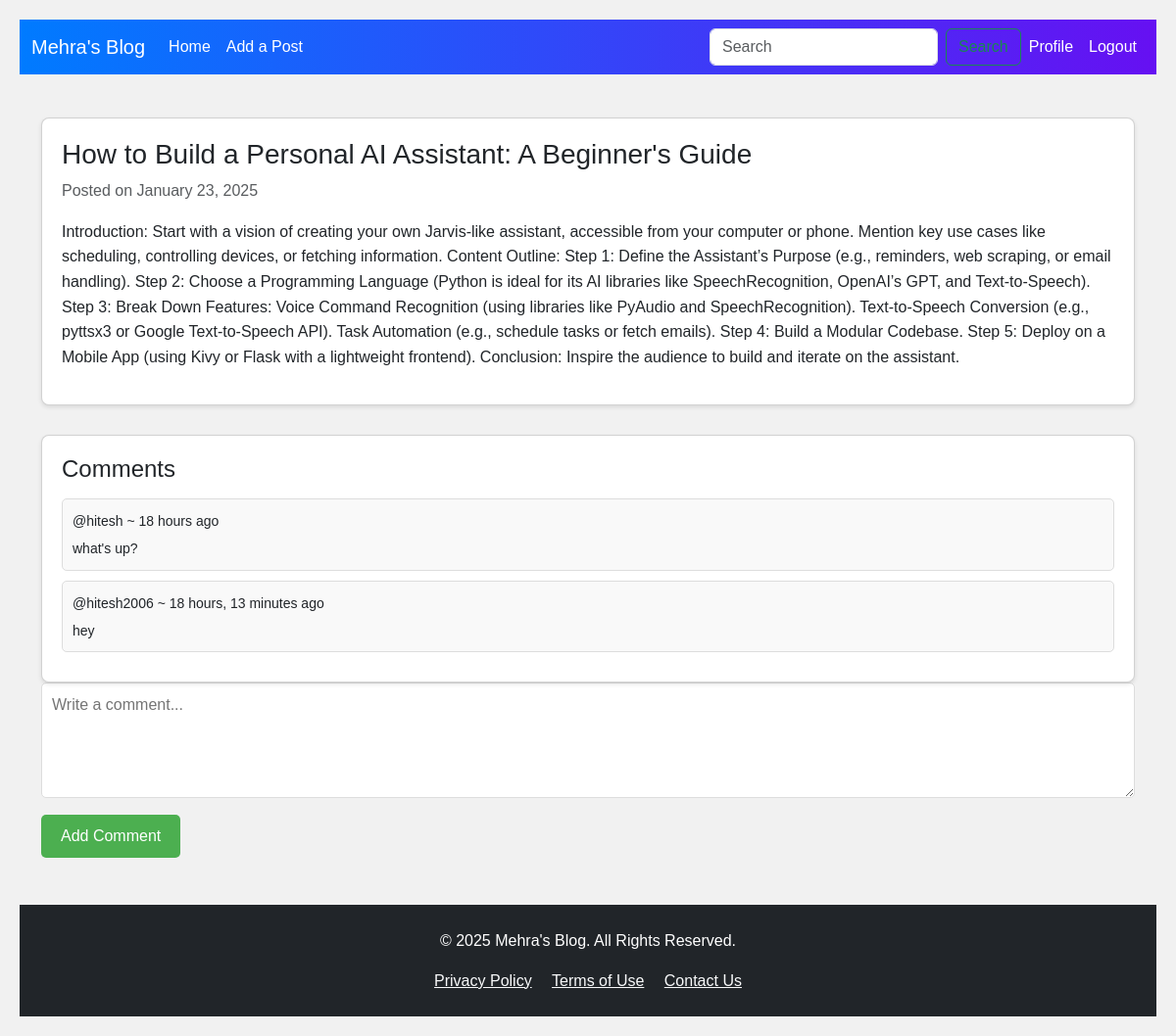
The page /full-post/3 (signed in) on the database its author committed.
### blog_app/models.py (models this page shows, shortened)
class Posts(models.Model):
    user = models.ForeignKey(User,on_delete=models.CASCADE,null=True)
    title = models.CharField(max_length=100)
    content = models.CharField(max_length=100000)
    created_at = models.DateField(auto_now=True)

class Message(models.Model):
    user = models.ForeignKey(User,on_delete=models.CASCADE,null=True)
    post = models.ForeignKey(Posts,on_delete=models.CASCADE,null=True,related_name="comments")
    body = models.TextField()
    created_at = models.DateTimeField(auto_now=True)

### blog_app/views.py (the view)
# urls.py: path('full-post/<str:pk>',views.posts_full,name='full-post'),
@login_required(login_url="/login/")
def posts_full(request,pk):
    post = Posts.objects.get(id=pk)
    comments = post.comments.all().order_by('-created_at')
    if request.method == 'POST':
        comment = Message.objects.create(user=request.user,
                                        post=post,
                                        body=request.POST.get('content'))
        messages.success(request,"Comment is added Successfully !!!!")
        return redirect('full-post',pk=post.id)
    context={'posts':post,'comments':comments}
    return render(request,'posts.html',context)

### templates/posts.html (shortened to what this page needs)
{% extends 'base.html' %}
{% block content %}
<div class="row">
  <div class="leftcolumn">
    <div class="card">
      <h1>{{ posts.title }}</h1>
      <h6 class="text-muted">Posted on {{ posts.created_at|date:"F j, Y" }}</h6>
      <p>{{ posts.content }}</p>
    </div>
    <div class="card comments-section">
      <h2>Comments</h2>
      {% for comment in comments %}
      <div class="comment">
        <small>@{{comment.user}} ~ {{comment.created_at|timesince}} ago</small>
        <p>{{ comment.body }}</p>
      </div>
      {% empty %}
      <p>No comments yet. Be the first to comment!</p>
      {% endfor %}
    </div>
    {% if request.user.is_authenticated %}
    <div class="comment-form">
      <form method="POST" class="comment-form">
        <textarea name="content" rows="4" placeholder="Write a comment..." required></textarea>
        <button type="submit">Add Comment</button>
      </form>
    </div>
    {% endif %}
  </div>
</div>
{% endblock content %}

### static/styles/base.css (style rules this page uses)
body { background-color: aquamarine; }

### templates/base.html (style rules this page uses)
body { font-family: 'Roboto', sans-serif; }

### templates/posts.html (style rules this page uses)
* { box-sizing: border-box; }
body { font-family: Arial, sans-serif; padding: 20px; background: #f1f1f1; }
.leftcolumn { float: left; width: 100%; }
.card { background-color: white; padding: 20px; margin-top: 20px; border-radius: 8px; box-shadow: 0 2px 4px rgba(0, 0, 0, 0.1); }
.row:after { content: ""; display: table; clear: both; }
h1 { font-size: 28px; margin-bottom: 10px; }
h6.text-muted { color: gray; margin-bottom: 20px; }
p { line-height: 1.6; }
.comments-section { margin-top: 30px; }
.comments-section h2 { font-size: 24px; margin-bottom: 15px; }
.comment { background-color: #f9f9f9; border: 1px solid #ddd; padding: 10px; margin-bottom: 10px; border-radius: 5px; }
.comment p { margin: 5px 0 0 0; font-size: 14px; }
.comment-form textarea { width: 100%; padding: 10px; margin-bottom: 10px; border: 1px solid #ddd; border-radius: 5px; }
.comment-form button { background-color: #4CAF50; color: white; border: none; padding: 10px 20px; border-radius: 5px; cursor: pointer; }

### rows shown on the page
Posts: title "How to Build a Personal AI Assistant: A Beginner's Guide", created_at "January 23, 2025", content "Introduction: Start with a vision of creating your own Jarvis-like assistant, accessible from your computer or phone. Mention key use cases like scheduling, controlling devices, or fetching information. Content Outline: Step 1: Define the Assistant’s Purpose (e.g., reminders, web scraping, or email handling). Step 2: Choose a Programming Language (Python is ideal for its AI libraries like SpeechRecognition, OpenAI’s GPT, and Text-to-Speech). Step 3: Break Down Features: Voice Command Recognition (using libraries like PyAudio and SpeechRecognition). Text-to-Speech Conversion (e.g., pyttsx3 or Google Text-to-Speech API). Task Automation (e.g., schedule tasks or fetch emails). Step 4: Build a…"
Message: user "hitesh", created_at "18 hours", body "what's up?"
Message: user "hitesh2006", created_at "18 hours, 13 minutes", body "hey"
